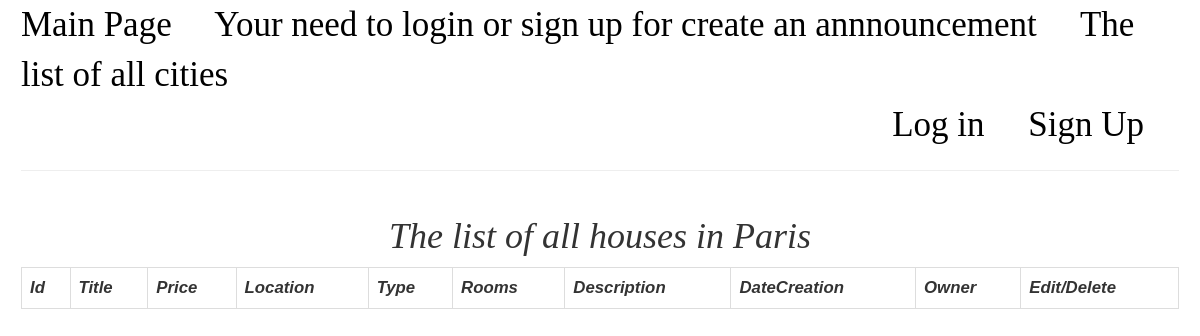
/search/city/Paris, run on an earlier commit of the app's database.
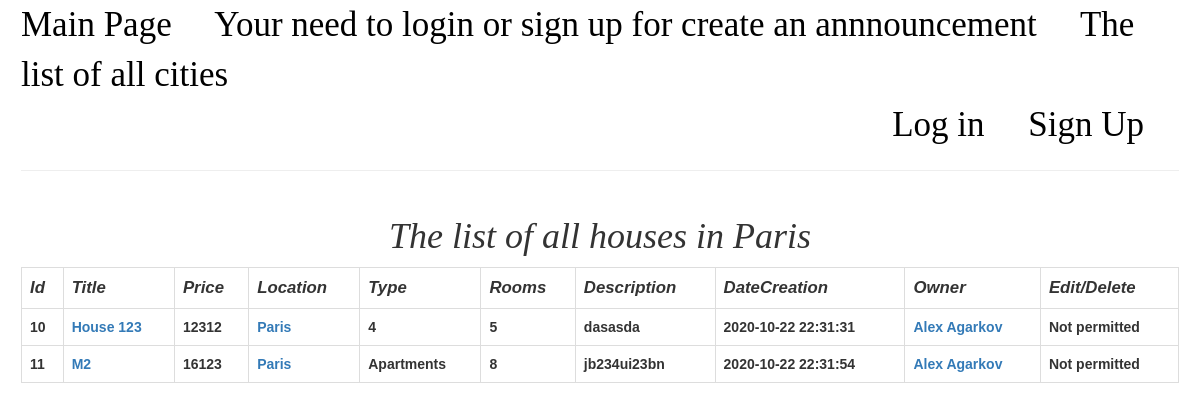
And on a later commit of the database.
### models.py (models this page shows, shortened)
class House(db.Model):
    __table_args__ = {'extend_existing': True}
    id = db.Column(db.INTEGER, primary_key=True)
    title = db.Column(db.String(50), nullable=False)
    location = db.Column(db.String(50), nullable=False)
    type = db.Column(db.String(50), nullable=False)
    rooms = db.Column(db.INTEGER, nullable=False)
    price = db.Column(db.INTEGER, nullable=False)
    description = db.Column(db.Text, nullable=False)
    author = db.Column(db.String, nullable=False)
    author_id = db.Column(db.INTEGER, nullable=False)
    dateCreation = db.Column(db.DateTime, nullable=False, default=sqlalchemy.sql.func.now())

### app.py (the view)
@app.route('/search/city/<string:city>', methods=['GET'])
def allAHouseByCity(city):
    all_house = models.getHouseByCity(city)
    return render_template('houseByCity.html', houses=all_house, city=city)

### models.py (called while the page is built)
def getHouseByCity(city):
    return House.query.filter(House.location == city).all()

### templates/houseByCity.html (shortened to what this page needs)
{% extends 'base.html' %}
{% block body %}
    <h1>The list of all houses in {{ city }} </h1>
    {% include 'template_table_house.html' %}
{% endblock %}

### templates/template_table_house.html
<table class="table table-hover table-bordered">
    <tr class="headers">
        <th>Id</th>
        <th>Title</th>
        <th>Price</th>
        <th>Location</th>
        <th>Type</th>
        <th>Rooms</th>
        <th>Description</th>
        <th>DateCreation</th>
        <th>Owner</th>
        <th colspan="2">Edit/Delete</th>
    </tr>
    {% for house in houses %}
        <tr>
            <th>{{ house.id }}</th>
            <th><a href="/house/{{ house.id }}">{{ house.title }}</a></th>
            <th>{{ house.price }}</th>
            <th><a href="/search/city/{{ house.location }}">{{ house.location }}</a></th>
            <th>{{ house.type }}</th>
            <th>{{ house.rooms }}</th>
            <th>{{ house.description }}</th>
            <th>{{ house.dateCreation }}</th>
            <th><a href="/user/{{ house.author_id }}">{{ house.author }}</a></th>
            {% if house.author_id == current_user.id %}
                <th><a href="/house/edit/{{ house.id }}">Edit</a></th>
                <th><a href="/house/delete/{{ house.id }}">Delete</a></th>
            {% else %}
                <th colspan="2">Not permitted</th>
            {% endif %}
        </tr>
    {% endfor %}
</table>

What changed in the data, as far as the page shows it:
added House: id "10", title "House 123", price "12312", location "Paris", type "4", rooms "5", description "dasasda", dateCreation "2020-10-22 22:31:31", author "Alex Agarkov", shows "Not permitted"
added House: id "11", title "M2", price "16123", location "Paris", type "Apartments", rooms "8", description "jb234ui23bn", dateCreation "2020-10-22 22:31:54", author "Alex Agarkov", shows "Not permitted"
